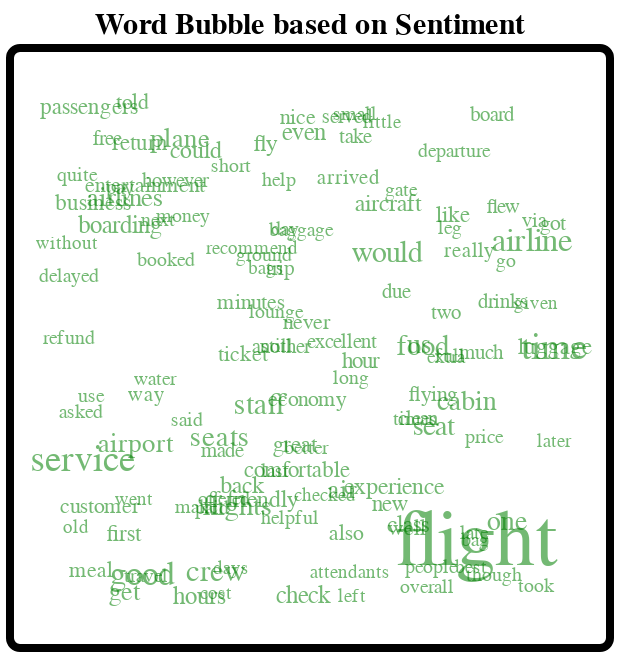

Notebook code for this chart:
### Code cell
import warnings
warnings.filterwarnings('ignore')

sent_dropdown = alt.binding_select(options=['Positive', 'Negative'], name='Sentiment: ')
sent_select = alt.selection_point(fields=['Pos-Neg'], bind=sent_dropdown, value='Positive')

single = alt.selection_single(on='mouseover')

base = alt.Chart(df_cloud).encode(
    x=alt.X('x:Q', scale=alt.Scale(domain=(-300, 3300))),
    y=alt.Y('y:Q', scale=alt.Scale(domain=(-300, 3300)))).add_params(
    sent_select
).transform_filter(
    sent_select
)

color = alt.Scale(domain=['Positive', 'Negative'], range=['green', 'red'])

word_cloud = base.mark_text(baseline='middle').encode(
    text='Word:N',
    size='Sum:Q',
    opacity=alt.condition(single, alt.value(1), 'datum.opacity', empty=False),
    color=alt.condition(single, alt.Color('Pos-Neg:N', scale=color), alt.value('lightgray')),
    tooltip=[alt.Tooltip('Word:N'), alt.Tooltip('Sum:Q', title='Count')]
).transform_calculate(
    x = 'random() * 3000',
    y = 'random() * 3000',
    opacity = '1 - (1 / datum.Sum) + 0.3'
).add_selection(
    single
).properties(
    title='Word Bubble based on Sentiment',
    height=300,
    width=300
).configure_title(
    font='Times New Roman',
    fontSize=15
).configure_axisX(
    disable=True
).configure_axisY(
    disable=True
).configure_legend(
    disable=True
).configure_view(
    stroke='black',
    strokeWidth=4,
    cornerRadius=5,
)
word_cloud

### Figure 1 — Vega-Lite specification as saved in the notebook (floating-point values rounded to 4 significant figures; data arrays with more than 128 entries replaced by an {"elided": "..."} marker saying what was removed)
{"config": {"view": {"continuousWidth": 300, "continuousHeight": 300, "cornerRadius": 5, "stroke": "black", "strokeWidth": 4}, "axisX": {"disable": true}, "axisY": {"disable": true}, "legend": {"disable": true}, "title": {"font": "Times New Roman", "fontSize": 15}}, "data": {"name": "data-8661dbe16d261d146b5e745c6dedb970"}, "mark": {"type": "text", "baseline": "middle"}, "encoding": {"color": {"condition": {"param": "param_18", "field": "Pos-Neg", "scale": {"domain": ["Positive", "Negative"], "range": ["green", "red"]}, "type": "nominal"}, "value": "lightgray"}, "opacity": {"condition": {"param": "param_18", "value": 1, "empty": false}, "field": "datum.opacity"}, "size": {"field": "Sum", "type": "quantitative"}, "text": {"field": "Word", "type": "nominal"}, "tooltip": [{"field": "Word", "type": "nominal"}, {"field": "Sum", "title": "Count", "type": "quantitative"}], "x": {"field": "x", "scale": {"domain": [-300, 3300]}, "type": "quantitative"}, "y": {"field": "y", "scale": {"domain": [-300, 3300]}, "type": "quantitative"}}, "height": 300, "params": [{"name": "param_17", "select": {"type": "point", "fields": ["Pos-Neg"]}, "bind": {"input": "select", "options": ["Positive", "Negative"], "name": "Sentiment: "}, "value": "Positive"}, {"name": "param_18", "select": {"type": "point", "on": "mouseover"}}], "title": "Word Bubble based on Sentiment", "transform": [{"filter": {"param": "param_17"}}, {"calculate": "random() * 3000", "as": "x"}, {"calculate": "random() * 3000", "as": "y"}, {"calculate": "1 - (1 / datum.Sum) + 0.3", "as": "opacity"}], "width": 300, "$schema": "https://vega.github.io/schema/vega-lite/v5.20.1.json", "datasets": {"data-8661dbe16d261d146b5e745c6dedb970": {"elided": "235 records"}}}
